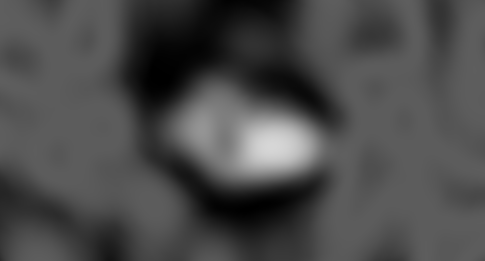
%> input picture lab2/img/nemo1_bp.png, 485 x 261 px
$ octave tutorial.m   (GNU Octave 9; MATLAB toolbox functions it lacks are replaced by stand-ins)
%> lines starting %> are read from the running program, lines starting %| are printed output that depends on the picture; in (x1, y1, x2, y2) boxes, pixels count from 0 and x2, y2 are one past the last pixel; in counts of white or black regions, pixels touching at a corner belong together; the program's own positions count from 1
%% 1. Read and Display an Image
clear;
close all;

I = imread('../lab2/img/nemo1_bp.png');
%> I is the input picture: size 261x485 uint8; min 0, max 214, mean 74.5
%I = imread('rice.png');
figure;
imshow(I);

%% 2. Estimate the Value of Background Pixels
background = imopen(I,strel('disk',40));
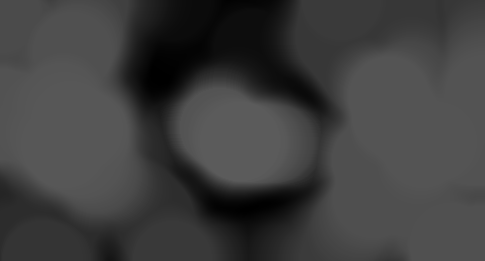
%> background: size 261x485 uint8; min 0, max 91, mean 62.6
figure;
imshow(background);

%% 3. View the Background Approximation as a Surface
figure;
surf(double(background(1:8:end,1:8:end))),zlim([0 255]);
set(gca,'ydir','reverse');
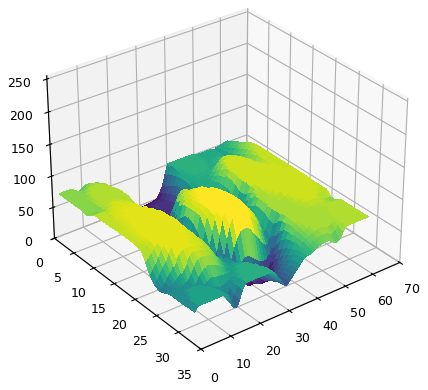
%> figure redrawn from the program's plot data

%% 4. Create an Image with a Uniform Background
I2 = imsubtract(I,background);
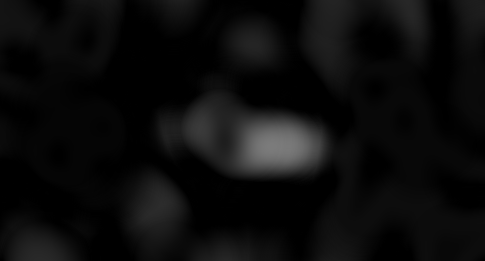
%> I2: size 261x485 uint8; min 0, max 123, mean 11.9
figure;
imshow(I2);

%% 5. Adjust the Contrast in the Processed Image
I3 = imadjust(I2);
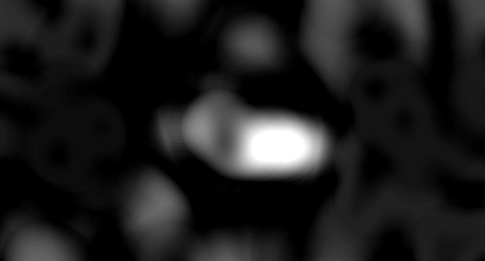
%> I3: size 261x485 uint8; min 0, max 255, mean 28.6
figure;
imshow(I3);

%% 6. Create a Binary Version of the Image
level = graythresh(I3);
%> level = 0.384
level = 0.95;
bw = im2bw(I3,level);
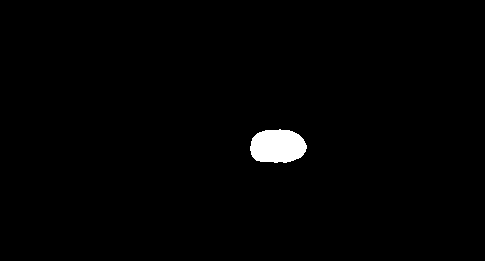
%> bw: size 261x485 logical; 1.2% white; 1 white region, box (x1, y1, x2, y2) and area: (250, 129, 307, 163) 1557
figure;
imshow(bw);

%% 7. Determine the Number of Objects in the Image
[labeled, numObjects] = bwlabel(bw,4);
%> labeled: size 261x485 double; values 0 (black) and 1 (white), 1.2% white; 1 white region
%> numObjects = 1

numObjects
%> numObjects = 1

%% 8. Examine the Label Matrix
figure;
imshow(labeled, []);

%% 9. Display the Label Matrix as a Pseudocolor Indexed Image
pseudo_color = label2rgb(labeled, @spring, 'c', 'shuffle');
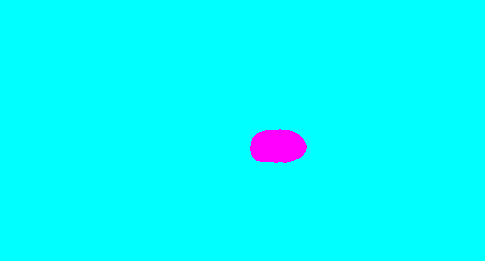
%> pseudo_color: size 261x485x3 uint8; mean R, G, B 3.1, 251.9, 255
figure;
imshow(pseudo_color);

%% 10. Measure Object Properties in the Image
graindata = regionprops(labeled,'basic')
%> graindata = 1 region; box (x1, y1, x2, y2), Area and Centroid: (250, 129, 307, 163) 1557 [278.2 146.9]

%% 11. Compute Statistical Properties of Objects in the Image
maxarea = max([graindata.Area])
%> maxarea = 1557

biggrain = find([graindata.Area]==maxarea)
%> biggrain = 1

mean([graindata.Area])
%> ans = 1557

figure;
hist([graindata.Area],20)
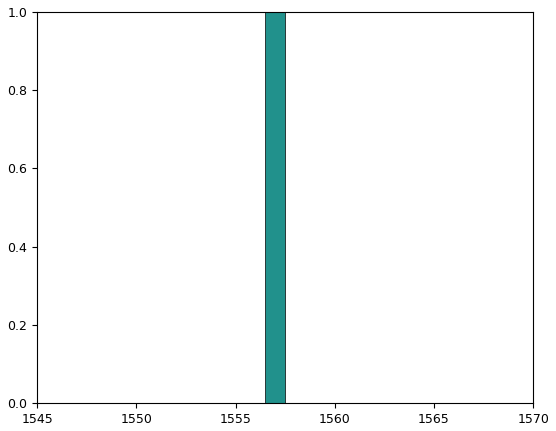
%> figure redrawn from the program's plot data; tallest bar 1 high, from x = 1556.5 to 1557.5

%% Wait and close after
waitforbuttonpress;
close all;
